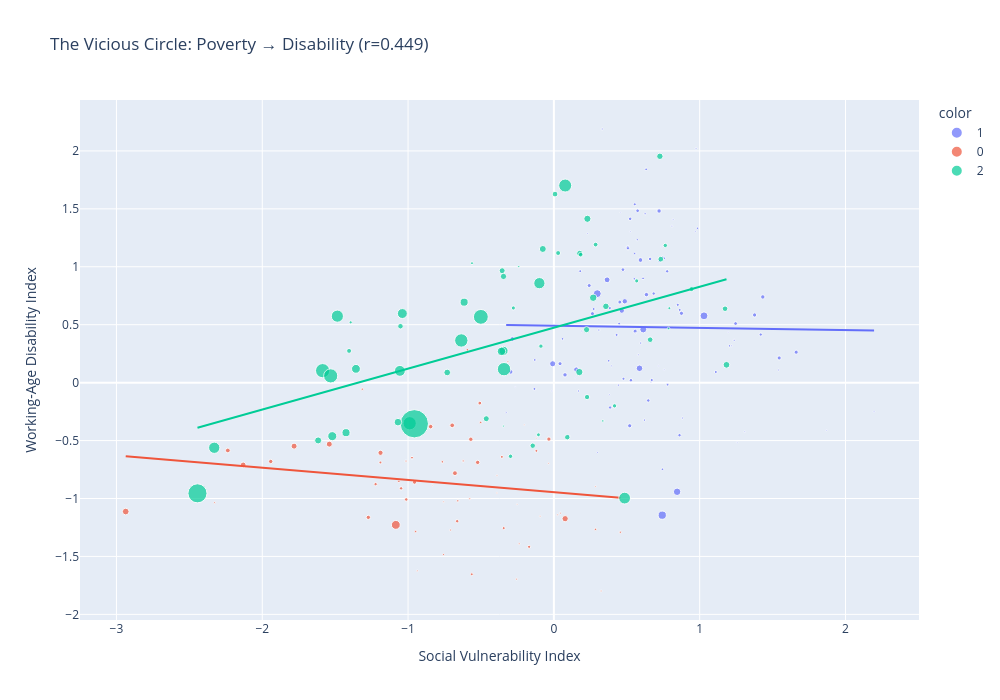

The notebook cell saved with this chart:
### Code cell
# --- 2.2 Main Relationship: Social vs Working-Age Health ---

fig_main = px.scatter(
    df_work,
    x="social_index",
    y="working_age_health_index",
    color=df_work["cluster"].astype(str),
    size="total_population",
    hover_name="settlement_name",
    trendline="ols",
    labels={
        "social_index": "Social Vulnerability Index",
        "working_age_health_index": "Working-Age Disability Index"
    },
    title="The Vicious Circle: Poverty → Disability (r=0.449)"
)

fig_main.update_layout(width=1000, height=700)
fig_main.show()
